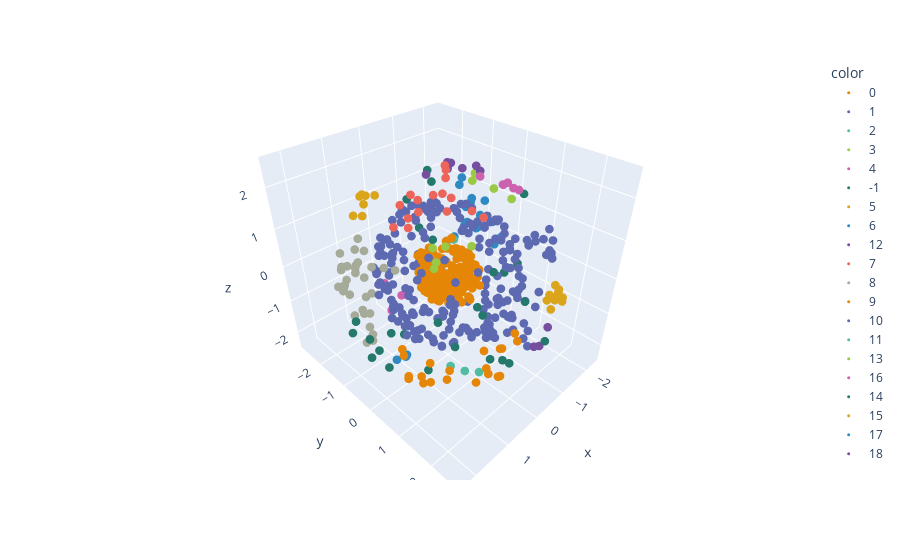

Notebook cell for this chart:
### Code cell
dbscan = DBSCAN(eps=0.6, min_pts=3)
labels = dbscan.fit_predict(X_spheres)

print("Clusters encontrados:", set(labels))  # -1 = ruído

# Visualização 3D com Plotly
fig = px.scatter_3d(
    x=X_spheres[:, 0],
    y=X_spheres[:, 1],
    z=X_spheres[:, 2],
    color=labels.astype(str),  # cores diferentes para clusters
    color_discrete_sequence=px.colors.qualitative.Vivid
)
fig.update_traces(marker=dict(size=3))
fig.show()

### Figure 1 — Plotly figure (JSON) as saved in the notebook; plotly's stock layout.template omitted (floating-point values rounded to 4 significant figures; data arrays with more than 128 entries replaced by an {"elided": "..."} marker saying what was removed)
{"data": [{"hovertemplate": "color=0<br>x=%{x}<br>y=%{y}<br>z=%{z}<extra></extra>", "legendgroup": "0", "marker": {"color": "rgb(229, 134, 6)", "size": 3, "symbol": "circle"}, "mode": "markers", "name": "0", "scene": "scene", "showlegend": true, "type": "scatter3d", "x": {"elided": "200 float values"}, "y": {"elided": "200 float values"}, "z": {"elided": "200 float values"}}, {"hovertemplate": "color=1<br>x=%{x}<br>y=%{y}<br>z=%{z}<extra></extra>", "legendgroup": "1", "marker": {"color": "rgb(93, 105, 177)", "size": 3, "symbol": "circle"}, "mode": "markers", "name": "1", "scene": "scene", "showlegend": true, "type": "scatter3d", "x": {"elided": "216 float values"}, "y": {"elided": "216 float values"}, "z": {"elided": "216 float values"}}, {"hovertemplate": "color=2<br>x=%{x}<br>y=%{y}<br>z=%{z}<extra></extra>", "legendgroup": "2", "marker": {"color": "rgb(82, 188, 163)", "size": 3, "symbol": "circle"}, "mode": "markers", "name": "2", "scene": "scene", "showlegend": true, "type": "scatter3d", "x": [-1.289, -1.144, -1.287], "y": [-0.9227, -1.174, -1.088], "z": [-0.4102, -0.1326, -0.1244]}, {"hovertemplate": "color=3<br>x=%{x}<br>y=%{y}<br>z=%{z}<extra></extra>", "legendgroup": "3", "marker": {"color": "rgb(153, 201, 69)", "size": 3, "symbol": "circle"}, "mode": "markers", "name": "3", "scene": "scene", "showlegend": true, "type": "scatter3d", "x": [-1.638, -1.83, -2.166, -1.648], "y": [-0.7585, -0.3247, -0.0356, -0.8438], "z": [1.68, 1.372, 1.084, 1.46]}, {"hovertemplate": "color=4<br>x=%{x}<br>y=%{y}<br>z=%{z}<extra></extra>", "legendgroup": "4", "marker": {"color": "rgb(204, 97, 176)", "size": 3, "symbol": "circle"}, "mode": "markers", "name": "4", "scene": "scene", "showlegend": true, "type": "scatter3d", "x": [-0.8453, -0.5193, -1.386, -1.449, -1.349, -1.226], "y": [0.719, 0.3758, 0.4101, 0.6774, 0.6036, 0.41], "z": [2.158, 2.336, 1.918, 1.819, 1.871, 1.931]}, {"hovertemplate": "color=-1<br>x=%{x}<br>y=%{y}<br>z=%{z}<extra></extra>", "legendgroup": "-1", "marker": {"color": "rgb(36, 121, 108)", "size": 3, "symbol": "circle"}, "mode": "markers", "name": "-1", "scene": "scene", "showlegend": true, "type": "scatter3d", "x": [-0.22, -1.386, -0.7446, -0.4791, 1.003, 1.748, 0.8001, 2.143, 1.623, -1.381, -1.046, 1.052, 0.502, -0.1415, -1.172, -2.062, -0.2384, 0.7059, -2.287, -0.8733, -1.957, -1.083, 2.213, 0.5375, 1.226], "y": [1.541, -1.977, -1.687, 0.9747, 0.346, 1.475, -1.243, -0.8369, 1.791, -1.672, -1.757, 1.939, 2.457, 2.605, -2.267, -0.005939, 1.723, 1.853, 0.225, -2.366, 0.4549, -1.657, 0.4983, -1.047, 1.951], "z": [-1.766, -0.5667, -1.664, -2.322, -2.066, 0.5532, -2.07, -0.9369, 0.07601, -1.387, 1.63, 0.5856, 0.8912, -0.4114, -0.2191, -0.9957, -1.746, 1.345, -0.7086, 0.6963, 1.466, 1.354, -0.9788, -2.15, 0.8892]}, {"hovertemplate": "color=5<br>x=%{x}<br>y=%{y}<br>z=%{z}<extra></extra>", "legendgroup": "5", "marker": {"color": "rgb(218, 165, 27)", "size": 3, "symbol": "circle"}, "mode": "markers", "name": "5", "scene": "scene", "showlegend": true, "type": "scatter3d", "x": [-0.9565, -0.2531, -1.082, -1.424, -1.195, -1.337, -1.577, -1.691, -1.343, -0.7828], "y": [2.271, 2.564, 2.319, 1.796, 2.26, 2.002, 1.657, 1.75, 2.056, 2.362], "z": [0.2038, 0.3314, 0.02072, -0.3868, -0.1793, -0.3714, -0.7082, -0.2772, -0.049, 0.2622]}, {"hovertemplate": "color=6<br>x=%{x}<br>y=%{y}<br>z=%{z}<extra></extra>", "legendgroup": "6", "marker": {"color": "rgb(47, 138, 196)", "size": 3, "symbol": "circle"}, "mode": "markers", "name": "6", "scene": "scene", "showlegend": true, "type": "scatter3d", "x": [-2.262, -1.906, -2.027, -2.057, -2.007, -2.121, -2.186, -1.74, -2.041, -2.206, -2.206, -1.86, -1.94, -2.362, -2.322], "y": [-1.081, -1.266, -1.186, -1.345, -1.397, -1.082, -0.8833, -1.351, -1.231, -1.073, -0.6034, -1.385, -1.701, -0.4095, -0.6017], "z": [0.2002, 0.5048, 0.737, -0.03257, -0.1287, -0.1384, 0.7206, 1.151, 0.6054, -0.1281, 0.2146, 1.295, -0.5854, -0.2137, -0.5127]}, {"hovertemplate": "color=12<br>x=%{x}<br>y=%{y}<br>z=%{z}<extra></extra>", "legendgroup": "12", "marker": {"color": "rgb(118, 78, 159)", "size": 3, "symbol": "circle"}, "mode": "markers", "name": "12", "scene": "scene", "showlegend": true, "type": "scatter3d", "x": [-0.6119, -1.068, -0.7877, -1.092, -0.8427, -1.197, -1.087], "y": [-1.326, -0.9898, -0.8215, -0.2451, -0.4208, -0.2183, -1.111], "z": [1.796, 2.041, 2.192, 2.194, 2.161, 2.052, 1.853]}, {"hovertemplate": "color=7<br>x=%{x}<br>y=%{y}<br>z=%{z}<extra></extra>", "legendgroup": "7", "marker": {"color": "rgb(237, 100, 90)", "size": 3, "symbol": "circle"}, "mode": "markers", "name": "7", "scene": "scene", "showlegend": true, "type": "scatter3d", "x": [0.6964, 0.2217, 0.572, 0.5169, 0.4238, 1.057, 0.2524, 1.369, 0.9388, 1.463, -0.1082, 1.374, -0.2452, 1.04, 0.7223, 0.79], "y": [0.2879, 1.146, 0.4078, 1.114, 0.4926, -0.2713, 0.1724, 0.3159, 0.1197, -0.0001226, -0.212, 0.3331, -0.3202, 0.2427, 0.6787, -0.2555], "z": [2.325, 1.999, 2.353, 2.236, 2.242, 2.039, 2.491, 1.905, 2.248, 1.827, 2.517, 2.117, 2.345, 2.081, 2.14, 2.17]}, {"hovertemplate": "color=8<br>x=%{x}<br>y=%{y}<br>z=%{z}<extra></extra>", "legendgroup": "8", "marker": {"color": "rgb(165, 170, 153)", "size": 3, "symbol": "circle"}, "mode": "markers", "name": "8", "scene": "scene", "showlegend": true, "type": "scatter3d", "x": [2.21, 1.86, 1.654, 1.711, 1.251, 1.705, 1.663, 0.9087, 1.917, 1.546, 1.904, 2.042, 1.865, 1.555, 2.053, 1.088, 1.299, 2.037, 1.445, 0.715, 1.106, 1.336, 1.965, 2.181, 2.251, 1.711, 1.649, 1.639, 2.09, 1.495, 0.9469, 1.923], "y": [-0.03915, -1.641, -1.548, -0.8577, -1.713, -1.631, -0.9165, -2.203, 0.5413, -1.949, -1.086, -1.147, -0.7813, -0.9385, 0.009732, -1.661, -1.417, -0.5461, -2.083, -2.037, -2.041, -1.536, 0.2702, -0.8725, -0.7065, -1.362, -0.8247, -1.105, -0.5089, -1.861, -1.962, -0.3758], "z": [1.026, -0.2393, -0.5256, 1.31, -1.315, 0.5939, -1.468, -0.3085, 1.336, -0.08849, 0.6219, 0.00666, 1.157, -1.424, 1.213, -1.494, -1.652, 0.9692, -0.1151, -1.275, -0.299, -1.275, 1.278, 0.3138, 0.5133, -1.006, -1.481, -1.737, 0.8344, -0.3549, -1.217, 1.338]}, {"hovertemplate": "color=9<br>x=%{x}<br>y=%{y}<br>z=%{z}<extra></extra>", "legendgroup": "9", "marker": {"color": "rgb(229, 134, 6)", "size": 3, "symbol": "circle"}, "mode": "markers", "name": "9", "scene": "scene", "showlegend": true, "type": "scatter3d", "x": [0.5243, 1.037, 2.123, 0.4057, 0.4998, 0.6285, 1.556, 1.008, 0.7428, 1.825, 1.126, 1.511, 0.8641, 1.87, 1.748, 1.725, 2.085, 1.444, 0.6915, 1.748], "y": [2.401, 2.09, 0.853, 1.972, 1.991, 2.396, 1.585, 1.982, 2.167, 0.6288, 1.917, 1.469, 2.301, 1.367, 1.007, 0.4942, 0.8424, 0.6083, 1.875, 1.232], "z": [-0.1045, -0.6988, -0.2821, -1.486, -1.419, 0.1632, -0.7519, -0.3167, -0.3141, -1.433, -1.167, -1.132, -0.1334, -0.4751, -1.413, -1.693, -0.4895, -1.745, -1.277, -1.211]}, {"hovertemplate": "color=10<br>x=%{x}<br>y=%{y}<br>z=%{z}<extra></extra>", "legendgroup": "10", "marker": {"color": "rgb(93, 105, 177)", "size": 3, "symbol": "circle"}, "mode": "markers", "name": "10", "scene": "scene", "showlegend": true, "type": "scatter3d", "x": [-1.247, -1.312, -1.163, -1.182, -0.8638, -1.855, -1.338, -1.2, -1.032, -1.099, -1.265, -1.438, -1.516, -1.551, -1.796, -1.993, -1.943, -1.692], "y": [0.196, 0.1544, 1.41, 1.501, 1.745, 0.02308, 1.26, 0.8935, 0.6452, 0.2273, 1.014, -0.6873, -0.02093, -0.7586, 0.9167, 1.151, -0.5154, 1.297], "z": [-1.88, -2.164, -1.796, -1.504, -1.62, -1.708, -1.513, -1.961, -2.187, -2.146, -1.829, -1.998, -1.758, -1.489, -1.276, -0.9675, -1.622, -1.181]}, {"hovertemplate": "color=11<br>x=%{x}<br>y=%{y}<br>z=%{z}<extra></extra>", "legendgroup": "11", "marker": {"color": "rgb(82, 188, 163)", "size": 3, "symbol": "circle"}, "mode": "markers", "name": "11", "scene": "scene", "showlegend": true, "type": "scatter3d", "x": [0.2639, 0.251, 0.3431], "y": [0.8214, 1.255, 0.4235], "z": [-2.293, -2.016, -2.36]}, {"hovertemplate": "color=13<br>x=%{x}<br>y=%{y}<br>z=%{z}<extra></extra>", "legendgroup": "13", "marker": {"color": "rgb(153, 201, 69)", "size": 3, "symbol": "circle"}, "mode": "markers", "name": "13", "scene": "scene", "showlegend": true, "type": "scatter3d", "x": [1.514, 1.182, 1.362, 1.376, 0.7655], "y": [1.148, 1.097, 0.9565, 1.058, 1.354], "z": [1.471, 1.767, 1.753, 1.496, 1.704]}, {"hovertemplate": "color=16<br>x=%{x}<br>y=%{y}<br>z=%{z}<extra></extra>", "legendgroup": "16", "marker": {"color": "rgb(204, 97, 176)", "size": 3, "symbol": "circle"}, "mode": "markers", "name": "16", "scene": "scene", "showlegend": true, "type": "scatter3d", "x": [0.03179, -0.09461, 0.4066], "y": [-2.386, -1.846, -1.67], "z": [-1.499, -1.679, -1.801]}, {"hovertemplate": "color=14<br>x=%{x}<br>y=%{y}<br>z=%{z}<extra></extra>", "legendgroup": "14", "marker": {"color": "rgb(36, 121, 108)", "size": 3, "symbol": "circle"}, "mode": "markers", "name": "14", "scene": "scene", "showlegend": true, "type": "scatter3d", "x": [2.203, 2.041, 2.331, 1.97], "y": [-0.1055, -0.3561, -0.3414, -0.1426], "z": [-0.6042, -1.426, -0.1821, -1.111]}, {"hovertemplate": "color=15<br>x=%{x}<br>y=%{y}<br>z=%{z}<extra></extra>", "legendgroup": "15", "marker": {"color": "rgb(218, 165, 27)", "size": 3, "symbol": "circle"}, "mode": "markers", "name": "15", "scene": "scene", "showlegend": true, "type": "scatter3d", "x": [0.7678, 0.8625, 0.452, 1.217, 0.5748, 1.137, 0.8967], "y": [-2.377, -1.884, -2.253, -1.343, -1.722, -1.366, -1.744], "z": [0.8609, 1.575, 1.312, 1.438, 1.554, 1.678, 1.682]}, {"hovertemplate": "color=17<br>x=%{x}<br>y=%{y}<br>z=%{z}<extra></extra>", "legendgroup": "17", "marker": {"color": "rgb(47, 138, 196)", "size": 3, "symbol": "circle"}, "mode": "markers", "name": "17", "scene": "scene", "showlegend": true, "type": "scatter3d", "x": [0.9204, 1.096, 1.398], "y": [-0.5137, -0.3371, -0.3041], "z": [-2.233, -2.047, -1.912]}, {"hovertemplate": "color=18<br>x=%{x}<br>y=%{y}<br>z=%{z}<extra></extra>", "legendgroup": "18", "marker": {"color": "rgb(118, 78, 159)", "size": 3, "symbol": "circle"}, "mode": "markers", "name": "18", "scene": "scene", "showlegend": true, "type": "scatter3d", "x": [-0.501, -0.7783, -0.4976], "y": [2.274, 2.25, 2.148], "z": [-1.01, -0.6613, -1.116]}], "layout": {"legend": {"title": {"text": "color"}, "tracegroupgap": 0}, "margin": {"t": 60}, "scene": {"domain": {"x": [0, 1], "y": [0, 1]}, "xaxis": {"title": {"text": "x"}}, "yaxis": {"title": {"text": "y"}}, "zaxis": {"title": {"text": "z"}}}}}
